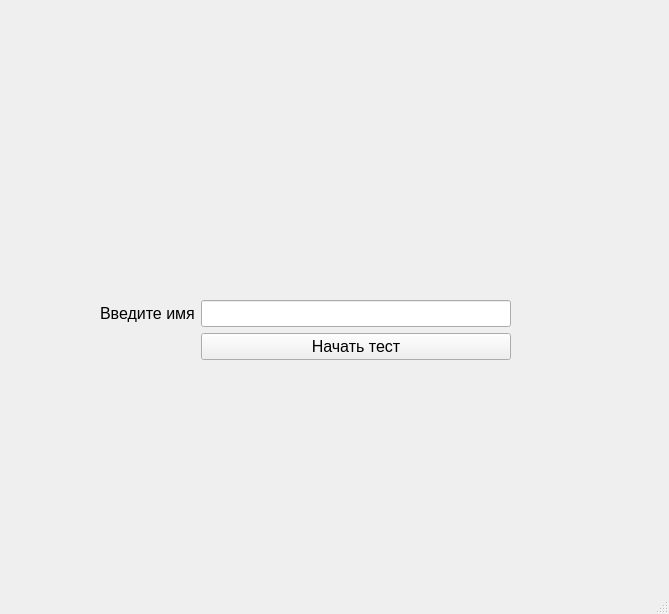
<?xml version="1.0" encoding="UTF-8"?>
<ui version="4.0">
 <class>Homewin</class>
 <widget class="QMainWindow" name="Homewin">
  <property name="geometry">
   <rect>
    <x>0</x>
    <y>0</y>
    <width>669</width>
    <height>614</height>
   </rect>
  </property>
  <property name="font">
   <font>
    <pointsize>10</pointsize>
   </font>
  </property>
  <property name="windowTitle">
   <string>Home Window</string>
  </property>
  <property name="autoFillBackground">
   <bool>false</bool>
  </property>
  <property name="styleSheet">
   <string notr="true">background-image:url(file:///C:/Users/Lenovo/PycharmProjects/Курсовой проект/test.jpg);</string>
  </property>
  <widget class="QWidget" name="centralwidget">
   <widget class="QLabel" name="label">
    <property name="geometry">
     <rect>
      <x>-10</x>
      <y>0</y>
      <width>681</width>
      <height>581</height>
     </rect>
    </property>
    <property name="text">
     <string/>
    </property>
    <property name="pixmap">
     <pixmap>home_back.jpg</pixmap>
    </property>
   </widget>
   <widget class="QWidget" name="formLayoutWidget">
    <property name="geometry">
     <rect>
      <x>100</x>
      <y>300</y>
      <width>411</width>
      <height>171</height>
     </rect>
    </property>
    <layout class="QFormLayout" name="formLayout">
     <item row="0" column="0">
      <widget class="QLabel" name="label_2">
       <property name="font">
        <font>
         <pointsize>12</pointsize>
        </font>
       </property>
       <property name="text">
        <string>Введите имя</string>
       </property>
      </widget>
     </item>
     <item row="0" column="1">
      <widget class="QLineEdit" name="T1">
       <property name="font">
        <font>
         <pointsize>12</pointsize>
        </font>
       </property>
      </widget>
     </item>
     <item row="1" column="1">
      <widget class="QPushButton" name="B1">
       <property name="font">
        <font>
         <pointsize>12</pointsize>
        </font>
       </property>
       <property name="text">
        <string>Начать тест</string>
       </property>
      </widget>
     </item>
    </layout>
   </widget>
   <widget class="QLabel" name="label_3">
    <property name="geometry">
     <rect>
      <x>0</x>
      <y>30</y>
      <width>681</width>
      <height>231</height>
     </rect>
    </property>
    <property name="text">
     <string/>
    </property>
    <property name="pixmap">
     <pixmap>../../OneDrive/Рабочий стол/картинки/66666.jpg</pixmap>
    </property>
   </widget>
  </widget>
  <widget class="QMenuBar" name="menubar">
   <property name="geometry">
    <rect>
     <x>0</x>
     <y>0</y>
     <width>669</width>
     <height>26</height>
    </rect>
   </property>
  </widget>
  <widget class="QStatusBar" name="statusbar"/>
 </widget>
 <resources/>
 <connections/>
</ui>
